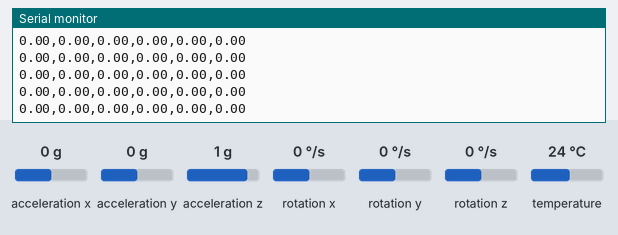
Simulated run of this sketch. Board: Arduino Uno, built with avr-gcc and run on an emulated ATmega328P. Shown: the last lines printed to the serial monitor. The test bench sets the inputs (shaded band); at power-on: rotation z 0 °/s, acceleration x 0 g, acceleration y 0 g, acceleration z 1 g, rotation x 0 °/s, rotation y 0 °/s, temperature 24 °C.

Above: at 1.2 s.
1.3 s: rotation z set to -192 °/s
At 2.0 s:
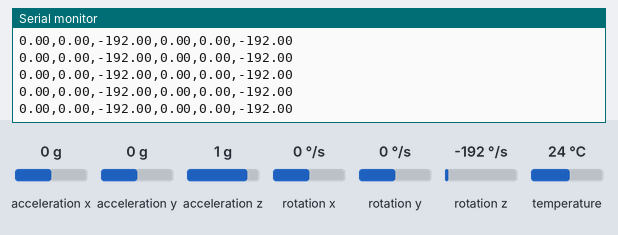
4.3 s: acceleration x set to -1.4 g
At 5.0 s:
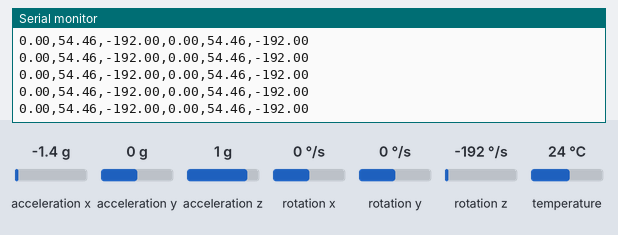
5.8 s: acceleration y set to -1.4 g
At 6.3 s:
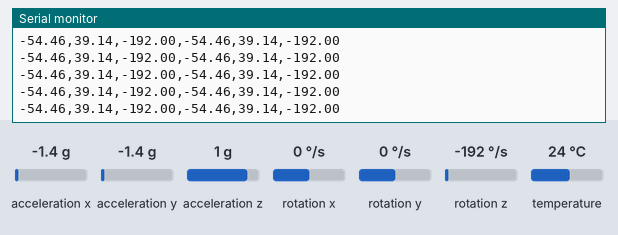
8.8 s: acceleration x set to 0.8 g
At 9.4 s:
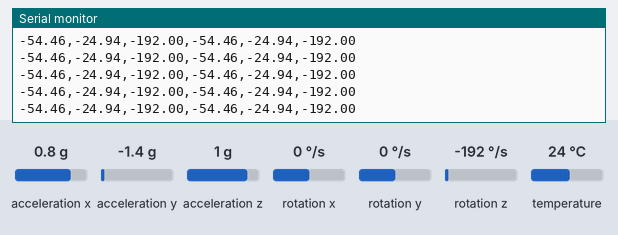
11.8 s: acceleration z set to -1.4 g
At 12.9 s:
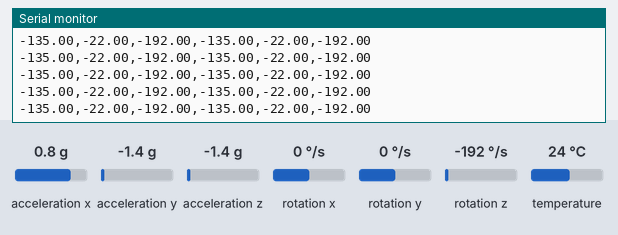
13.3 s: rotation z set to 100 °/s
At 13.9 s:
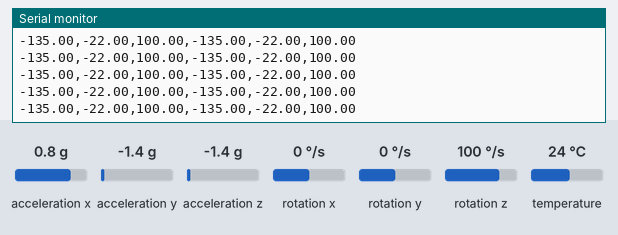
Timing chart, 0 to 16.3 s (numbered marks = the images above; inputs shaded):
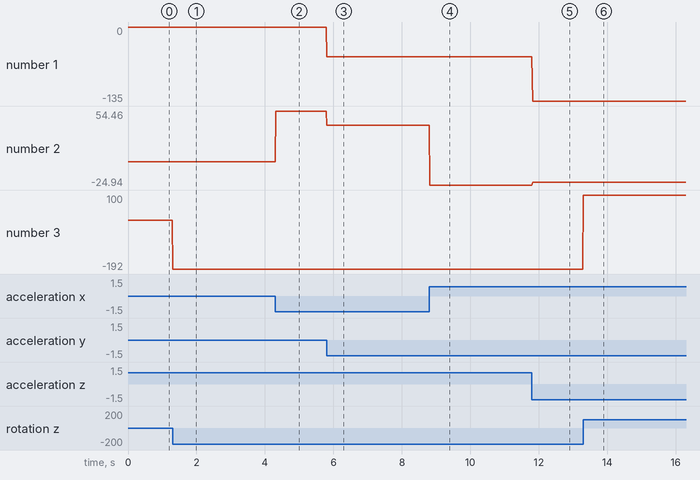

Measured:
- after the input at 1.3 s, the serial monitor: prints a new line at once (image 1)
- after the input at 4.3 s, the serial monitor: prints a new line at once (image 2)
- after the input at 5.8 s, the serial monitor: prints a new line at once (image 3)
- after the input at 8.8 s, the serial monitor: prints a new line at once (image 4)
- after the input at 11.8 s, the serial monitor: prints a new line at once (image 5)
- after the input at 13.3 s, the serial monitor: prints a new line at once (image 6)
- plotted number 1: 0 → -54.46 after the input at 5.8 s, -54.46 → -135 after the input at 11.8 s
- plotted number 2: 0 → 54.46 after the input at 4.3 s, 54.46 → 39.14 after the input at 5.8 s, 39.14 → -24.94 after the input at 8.8 s, -24.94 → -22 after the input at 11.8 s

The sketch:

Arduino_Sketch_Dual_MVP_01.ino
```cpp
#include <Wire.h>
#include <Adafruit_MPU6050.h>
#include <Adafruit_Sensor.h>
#include <math.h> // For trigonometric calculations

Adafruit_MPU6050 mpu1; // First MPU-6050 (0x68)
Adafruit_MPU6050 mpu2; // Second MPU-6050 (0x69)

void setup() {
  Serial.begin(115200);
  while (!Serial) {
    delay(10); // Wait for Serial Monitor to connect
  }

  Wire.begin();

  // Initialize the first MPU-6050 (0x68)
  if (!mpu1.begin(0x68)) {
    Serial.println("Failed to find MPU6050 at address 0x68!");
    while (1) delay(10);
  }
  Serial.println("MPU6050 at 0x68 initialized.");

  // Initialize the second MPU-6050 (0x69)
  if (!mpu2.begin(0x69)) {
    Serial.println("Failed to find MPU6050 at address 0x69!");
    while (1) delay(10);
  }
  Serial.println("MPU6050 at 0x69 initialized.");
}

void loop() {
  sensors_event_t accel1, gyro1, temp1;
  sensors_event_t accel2, gyro2, temp2;

  // Read data from the first MPU-6050
  mpu1.getEvent(&accel1, &gyro1, &temp1);

  // Read data from the second MPU-6050
  mpu2.getEvent(&accel2, &gyro2, &temp2);

  // Calculate roll, pitch, and yaw for the first sensor
  float roll1 = atan2(accel1.acceleration.y, accel1.acceleration.z) * 180 / M_PI;
  float pitch1 = atan2(-accel1.acceleration.x, sqrt(accel1.acceleration.y * accel1.acceleration.y + accel1.acceleration.z * accel1.acceleration.z)) * 180 / M_PI;
  float yaw1 = gyro1.gyro.z * 180 / M_PI; // Simplistic yaw approximation

  // Calculate roll, pitch, and yaw for the second sensor
  float roll2 = atan2(accel2.acceleration.y, accel2.acceleration.z) * 180 / M_PI;
  float pitch2 = atan2(-accel2.acceleration.x, sqrt(accel2.acceleration.y * accel2.acceleration.y + accel2.acceleration.z * accel2.acceleration.z)) * 180 / M_PI;
  float yaw2 = gyro2.gyro.z * 180 / M_PI; // Simplistic yaw approximation

  // Print data in CSV format: roll1,pitch1,yaw1,roll2,pitch2,yaw2
  Serial.print(roll1, 2); Serial.print(",");
  Serial.print(pitch1, 2); Serial.print(",");
  Serial.print(yaw1, 2); Serial.print(",");
  Serial.print(roll2, 2); Serial.print(",");
  Serial.print(pitch2, 2); Serial.print(",");
  Serial.println(yaw2, 2);

  // Adjust loop speed if necessary
  delay(10); // 10ms delay gives ~100Hz output rate
}
```
